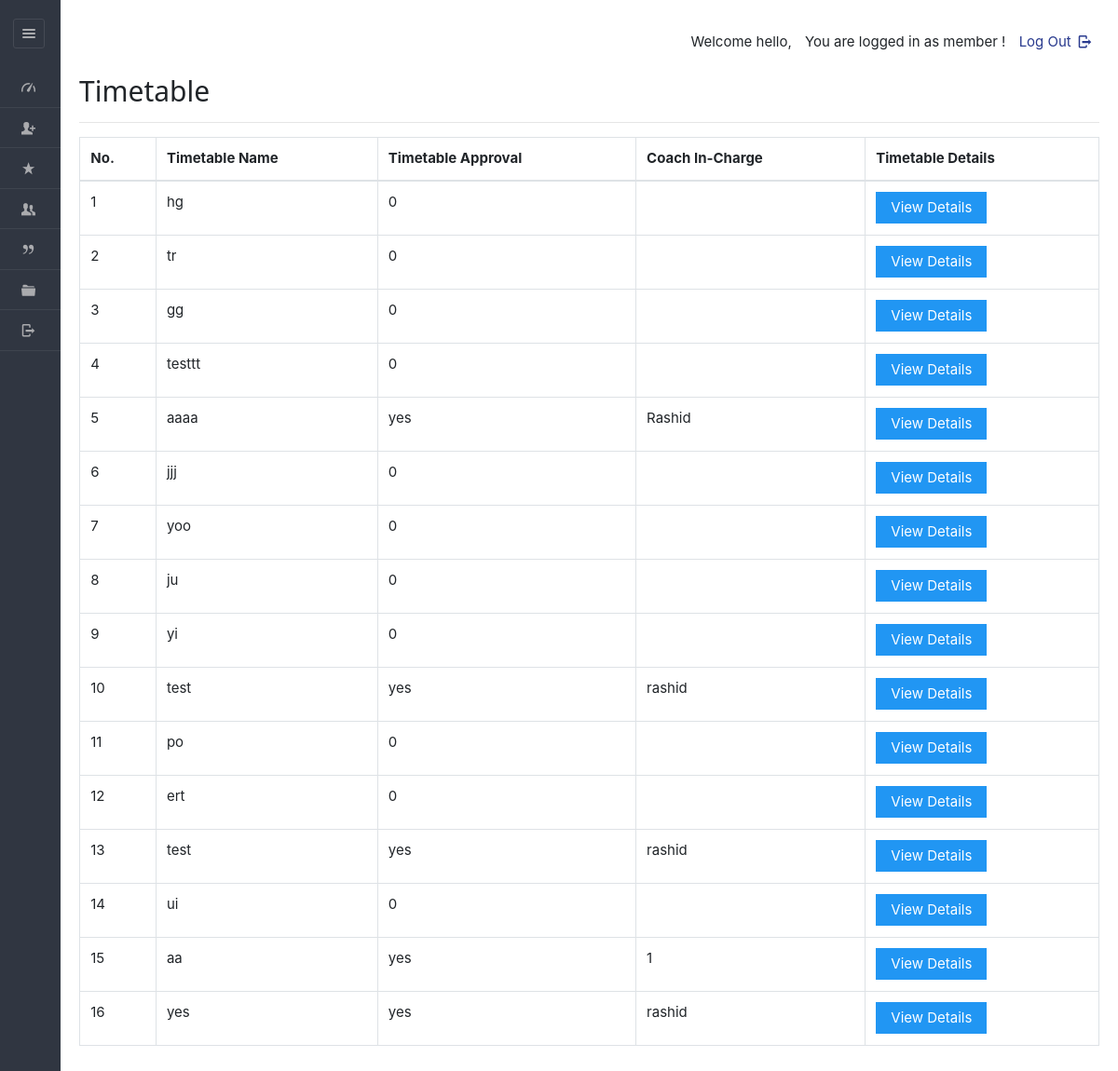
/dashboard/admin/viewroutine.php (signed in), run on the app's committed database.
### tables this page shows
CREATE TABLE IF NOT EXISTS `sports_timetable` (
  `tid` varchar(45) NOT NULL,
  `planid` varchar(50) DEFAULT NULL,
  `staffid` varchar(50) DEFAULT NULL,
  `tname` varchar(45) NOT NULL,
  `hasApproved` varchar(10) NOT NULL,
  PRIMARY KEY (`tid`)
);

### dashboard/admin/viewroutine.php (the view, shortened to what this page needs)
<!DOCTYPE html>
<html lang="en">
<head>
	<link rel="stylesheet" href="../../css/style.css"  id="style-resource-5">
    <link rel="stylesheet" href="../../css/dashMain.css">
    <link rel="stylesheet" type="text/css" href="../../css/entypo.css">
	<link href="a1style.css" rel="stylesheet" type="text/css">
	<link rel="stylesheet" href="../../css/bootstrap.min.css">
	<link rel="stylesheet" href="../../css/dashboard/sidebar.css">
</head>
     <body class="page-body  page-fade" onload="collapseSidebar()">
    	<div class="page-container sidebar-collapsed" id="navbarcollapse">
		<div class="sidebar-menu">
			<header class="logo-env">
					<div class="sidebar-collapse" onclick="collapseSidebar()">
				<a href="#" class="sidebar-collapse-icon with-animation">
					<i class="entypo-menu"></i>
				</a>
			</div>
			</header>
    		<?php include('nav.php'); ?>
    	</div>
    		<div class="main-content">
				<div class="row">
					<div class="col-md-6 col-sm-8 clearfix">
					</div>
					<div class="col-md-6 col-sm-4 clearfix hidden-xs">
						<ul class="list-inline links-list pull-right">
							<li>
								<a href="logout.php">
									Log Out <i class="entypo-logout right"></i>
								</a>
							</li>
						</ul>
					</div>
				</div>
			<h2>Timetable</h2>
		<hr />
		<table class="table table-bordered datatable" id="table-1" border=1>
				<tr>
					<th>No.</th>
					<th>Timetable Name</th>
					<th>Timetable Approval</th>
					<th>Coach In-Charge</th>
					<th>Timetable Details</th>
				</tr>
				<tbody>
				<?php
					$query  = "select * from sports_timetable";
					$result = mysqli_query($con, $query);
					$sno    = 1;
					if (mysqli_affected_rows($con) != 0)
					{
					    while ($row = mysqli_fetch_array($result, MYSQLI_ASSOC))
						{
					                echo "<tr><td>".$sno."</td>";
					                echo "<td>" . $row['tname'] . "</td>";
									echo "<td>" . $row['hasApproved'] . "</td>";
									echo "<td>" . $row['staffid'] . "</td>";
					                $sno++;
					              echo '<td><a href="viewdetailroutine.php?id='.$row['tid'].'"><input type="button" class="a1-btn a1-blue" value="View Details" ></a></td></tr>';
					    }
					}
					?>
				</tbody>
		</table>
    	</div>
    </body>
</html>

### dashboard/admin/nav.php
<ul id="main-menu" class="" >
    <li id="dash"><a href="index.php"><i class="entypo-gauge"></i><span>Dashboard</span></a></li>
	<li id="regis"><a href="new_entry.php"><i class="entypo-user-add"></i><span>New Registration</span></a>
	<li id="paymnt"><a href="payments.php"><i class="entypo-star"></i><span>Payments</span></a></li>
			<li class="active">
				<a href="view_mem.php"><i class="entypo-users"></i><span>Members</span></a></li>
<li><a href="view_plan.php"><i class="entypo-quote"></i><span>Event Planning</span></a></li>
	<li id="adminprofile"><a href="more-userprofile.php"><i class="entypo-folder"></i><span>Profile</span></a></li>
	<li><a href="logout.php"><i class="entypo-logout"></i><span>Logout</span></a></li>
</ul>

### css/style.css (style rules this page uses)
html { font-size: 62.5%; font-family: sans-serif; }
div { display: block; }
body { font-family: "Noto Sans", sans-serif, "Helvetica Neue", Helvetica, Arial, sans-serif; font-size: 12px; line-height: 1.428571429; display: block; margin: 0; }
*, *:before, *:after { box-sizing: border-box; }
a { text-decoration: none; background: transparent; }
input, button, select, textarea { font-family: inherit; font-size: inherit; line-height: inherit; }
button, input { line-height: normal; }
button, input, select, textarea { font-family: inherit; font-size: 100%; margin: 0; }
input { background-color: white; cursor: text; padding: 1px; border-width: 2px; border-style: inset; border-color: initial; border-image: initial; }
input, textarea, select, button { text-rendering: auto; color: initial; letter-spacing: normal; word-spacing: normal; text-transform: none; text-indent: 0px; text-shadow: none; display: inline-block; text-align: start; margin: 0em; font: 400 13.3333px Arial; }
button, html input[type="button"], input[type="reset"], input[type="submit"] { cursor: pointer; }
a { color: #373e4a; text-decoration: none; }
a { background: transparent; }
a { color: #373e4a; }
.page-container { position: relative; padding-left: 280px; }
.page-container .sidebar-menu { position: absolute; width: 280px; top: 0; left: 0; bottom: 0; background: #303641; color: #aaabae; z-index: 1; min-height: 796px; box-sizing: border-box; }
.page-container .sidebar-menu .logo-env { width: 100%; padding: 35px; padding-bottom: 10px; box-sizing: border-box; }
.page-container.sidebar-collapsed { padding-left: 65px; }
.page-container.sidebar-collapsed .sidebar-menu { z-index: 4; width: 65px; }
.page-container.sidebar-collapsed .sidebar-menu .logo-env { display: block; padding: 20px; }
.page-container .sidebar-menu .logo-env:before, .page-container .sidebar-menu .logo-env:after { content: " "; display: table; }
.page-container .sidebar-menu .logo-env > div { display: block; vertical-align: middle; white-space: nowrap; float: left; }
.page-container .sidebar-menu .logo-env > div > a { display: inline-block; color: #aaabae; }
.page-container.sidebar-collapsed .sidebar-menu .logo-env > div.sidebar-collapse { display: block; padding: 0; left: 3px; }
.page-container .sidebar-menu .logo-env > div.sidebar-collapse, .page-container .sidebar-menu .logo-env > div.sidebar-mobile-menu { position: relative; float: right; }
.page-container .sidebar-menu .logo-env > div.sidebar-collapse a, .page-container .sidebar-menu .logo-env > div.sidebar-mobile-menu a { display: inline-block; border: 1px solid #454a54; text-align: center; padding: 0; line-height: 1; font-size: 20px; font-weight: 300; padding: 5px 2px; background-clip: padding-box; border-radius: 3px; transition: all 200ms ease-in-out; }
.page-container .sidebar-menu .logo-env:after { clear: both; }
.page-container .sidebar-menu #main-menu { list-style: none; margin: 0; padding: 0; margin-bottom: 20px; }
ul, ol { margin-top: 0; margin-bottom: 8.5px; }
ul, menu, dir { display: block; list-style-type: disc; }
.page-container .sidebar-menu #main-menu li { position: relative; margin: 0; font-size: 12px; border-bottom: 1px solid rgba(69, 74, 84, 0.7); }
li { display: list-item; }
.page-container .sidebar-menu #main-menu li a { position: relative; display: block; padding: 10px 20px; color: #aaabae; z-index: 2; transition: color 250ms ease-in-out, background-color 250ms ease-in-out; }
.page-container .sidebar-menu #main-menu li a i { top: 1px; }
.page-container .sidebar-menu #main-menu li i { position: relative; font-size: 15px; margin-right: 5px; }
i, cite, em, var, address, dfn { font-style: italic; }

### css/entypo.css (style rules this page uses)
[class^="entypo-"]:before, [class*=" entypo-"]:before { font-family: "entypo"; font-style: normal; font-weight: normal; speak: none; display: inline-block; text-decoration: inherit; width: 1em; margin-right: .2em; text-align: center; font-variant: normal; text-transform: none; line-height: 1em; margin-left: .2em; }
.entypo-star:before { content: '\e808'; }
.entypo-users:before { content: '\e80b'; }
.entypo-user-add:before { content: '\e80c'; }
.entypo-menu:before { content: '\e811'; }
.entypo-quote:before { content: '\e833'; }
.entypo-folder:before { content: '\e850'; }
.entypo-logout:before { content: '\e85d'; }
.entypo-gauge:before { content: '\e8de'; }

### css/dashboard/sidebar.css (style rules this page uses)
.page-container { display: flex; min-height: 100vh; }
.sidebar-menu { width: 250px; background-color: #2b303a; color: #ffffff; }
.main-content { flex-grow: 1; padding: 20px; }

### data on the page
sports_timetable: tname "hg", hasApproved "0"
sports_timetable: tname "tr", hasApproved "0"
sports_timetable: tname "gg", hasApproved "0"
sports_timetable: tname "testtt", hasApproved "0"
sports_timetable: tname "aaaa", hasApproved "yes", staffid "Rashid"
sports_timetable: tname "jjj", hasApproved "0"
sports_timetable: tname "yoo", hasApproved "0"
sports_timetable: tname "ju", hasApproved "0"
sports_timetable: tname "yi", hasApproved "0"
sports_timetable: tname "test", hasApproved "yes", staffid "rashid"
sports_timetable: tname "po", hasApproved "0"
sports_timetable: tname "ert", hasApproved "0"
sports_timetable: tname "test", hasApproved "yes", staffid "rashid"
sports_timetable: tname "ui", hasApproved "0"
sports_timetable: tname "aa", hasApproved "yes", staffid "1"
sports_timetable: tname "yes", hasApproved "yes", staffid "rashid"
